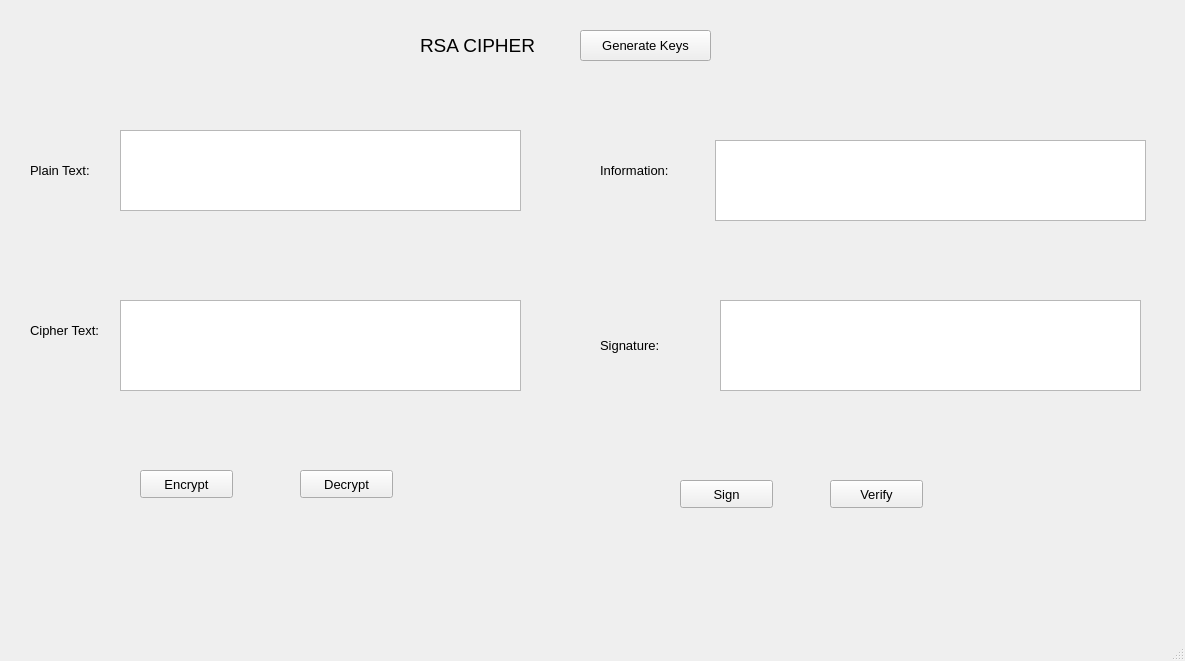
<?xml version="1.0" encoding="UTF-8"?>
<ui version="4.0">
 <class>MainWindow</class>
 <widget class="QMainWindow" name="MainWindow">
  <property name="geometry">
   <rect>
    <x>0</x>
    <y>0</y>
    <width>1185</width>
    <height>661</height>
   </rect>
  </property>
  <property name="windowTitle">
   <string>MainWindow</string>
  </property>
  <widget class="QWidget" name="centralwidget">
   <widget class="QLabel" name="label">
    <property name="geometry">
     <rect>
      <x>420</x>
      <y>20</y>
      <width>181</width>
      <height>51</height>
     </rect>
    </property>
    <property name="font">
     <font>
      <pointsize>14</pointsize>
     </font>
    </property>
    <property name="text">
     <string>RSA CIPHER</string>
    </property>
   </widget>
   <widget class="QPushButton" name="pushButton">
    <property name="geometry">
     <rect>
      <x>580</x>
      <y>30</y>
      <width>131</width>
      <height>31</height>
     </rect>
    </property>
    <property name="font">
     <font>
      <pointsize>10</pointsize>
     </font>
    </property>
    <property name="text">
     <string>Generate Keys</string>
    </property>
   </widget>
   <widget class="QLabel" name="label_2">
    <property name="geometry">
     <rect>
      <x>30</x>
      <y>160</y>
      <width>81</width>
      <height>21</height>
     </rect>
    </property>
    <property name="font">
     <font>
      <pointsize>10</pointsize>
     </font>
    </property>
    <property name="text">
     <string>Plain Text:</string>
    </property>
   </widget>
   <widget class="QLabel" name="label_3">
    <property name="geometry">
     <rect>
      <x>30</x>
      <y>320</y>
      <width>91</width>
      <height>21</height>
     </rect>
    </property>
    <property name="font">
     <font>
      <pointsize>10</pointsize>
     </font>
    </property>
    <property name="text">
     <string>Cipher Text:</string>
    </property>
   </widget>
   <widget class="QLabel" name="label_4">
    <property name="geometry">
     <rect>
      <x>600</x>
      <y>150</y>
      <width>91</width>
      <height>41</height>
     </rect>
    </property>
    <property name="font">
     <font>
      <pointsize>10</pointsize>
     </font>
    </property>
    <property name="text">
     <string>Information:</string>
    </property>
   </widget>
   <widget class="QLabel" name="label_5">
    <property name="geometry">
     <rect>
      <x>600</x>
      <y>330</y>
      <width>81</width>
      <height>31</height>
     </rect>
    </property>
    <property name="font">
     <font>
      <pointsize>10</pointsize>
     </font>
    </property>
    <property name="text">
     <string>Signature:</string>
    </property>
   </widget>
   <widget class="QPushButton" name="pushButton_2">
    <property name="geometry">
     <rect>
      <x>140</x>
      <y>470</y>
      <width>93</width>
      <height>28</height>
     </rect>
    </property>
    <property name="font">
     <font>
      <pointsize>10</pointsize>
     </font>
    </property>
    <property name="text">
     <string>Encrypt</string>
    </property>
   </widget>
   <widget class="QPushButton" name="pushButton_3">
    <property name="geometry">
     <rect>
      <x>300</x>
      <y>470</y>
      <width>93</width>
      <height>28</height>
     </rect>
    </property>
    <property name="font">
     <font>
      <pointsize>10</pointsize>
     </font>
    </property>
    <property name="text">
     <string>Decrypt</string>
    </property>
   </widget>
   <widget class="QPushButton" name="pushButton_4">
    <property name="geometry">
     <rect>
      <x>680</x>
      <y>480</y>
      <width>93</width>
      <height>28</height>
     </rect>
    </property>
    <property name="font">
     <font>
      <pointsize>10</pointsize>
     </font>
    </property>
    <property name="text">
     <string>Sign</string>
    </property>
   </widget>
   <widget class="QTextBrowser" name="textBrowser">
    <property name="geometry">
     <rect>
      <x>120</x>
      <y>130</y>
      <width>401</width>
      <height>81</height>
     </rect>
    </property>
    <property name="font">
     <font>
      <pointsize>10</pointsize>
     </font>
    </property>
   </widget>
   <widget class="QTextBrowser" name="textBrowser_2">
    <property name="geometry">
     <rect>
      <x>715</x>
      <y>140</y>
      <width>431</width>
      <height>81</height>
     </rect>
    </property>
    <property name="font">
     <font>
      <pointsize>10</pointsize>
     </font>
    </property>
   </widget>
   <widget class="QTextBrowser" name="textBrowser_3">
    <property name="geometry">
     <rect>
      <x>120</x>
      <y>300</y>
      <width>401</width>
      <height>91</height>
     </rect>
    </property>
    <property name="font">
     <font>
      <pointsize>10</pointsize>
     </font>
    </property>
   </widget>
   <widget class="QTextBrowser" name="textBrowser_4">
    <property name="geometry">
     <rect>
      <x>720</x>
      <y>300</y>
      <width>421</width>
      <height>91</height>
     </rect>
    </property>
    <property name="font">
     <font>
      <pointsize>10</pointsize>
     </font>
    </property>
   </widget>
   <widget class="QPushButton" name="pushButton_5">
    <property name="geometry">
     <rect>
      <x>830</x>
      <y>480</y>
      <width>93</width>
      <height>28</height>
     </rect>
    </property>
    <property name="font">
     <font>
      <pointsize>10</pointsize>
     </font>
    </property>
    <property name="text">
     <string>Verify</string>
    </property>
   </widget>
  </widget>
  <widget class="QMenuBar" name="menubar">
   <property name="geometry">
    <rect>
     <x>0</x>
     <y>0</y>
     <width>1185</width>
     <height>26</height>
    </rect>
   </property>
  </widget>
  <widget class="QStatusBar" name="statusbar"/>
 </widget>
 <resources/>
 <connections/>
</ui>
